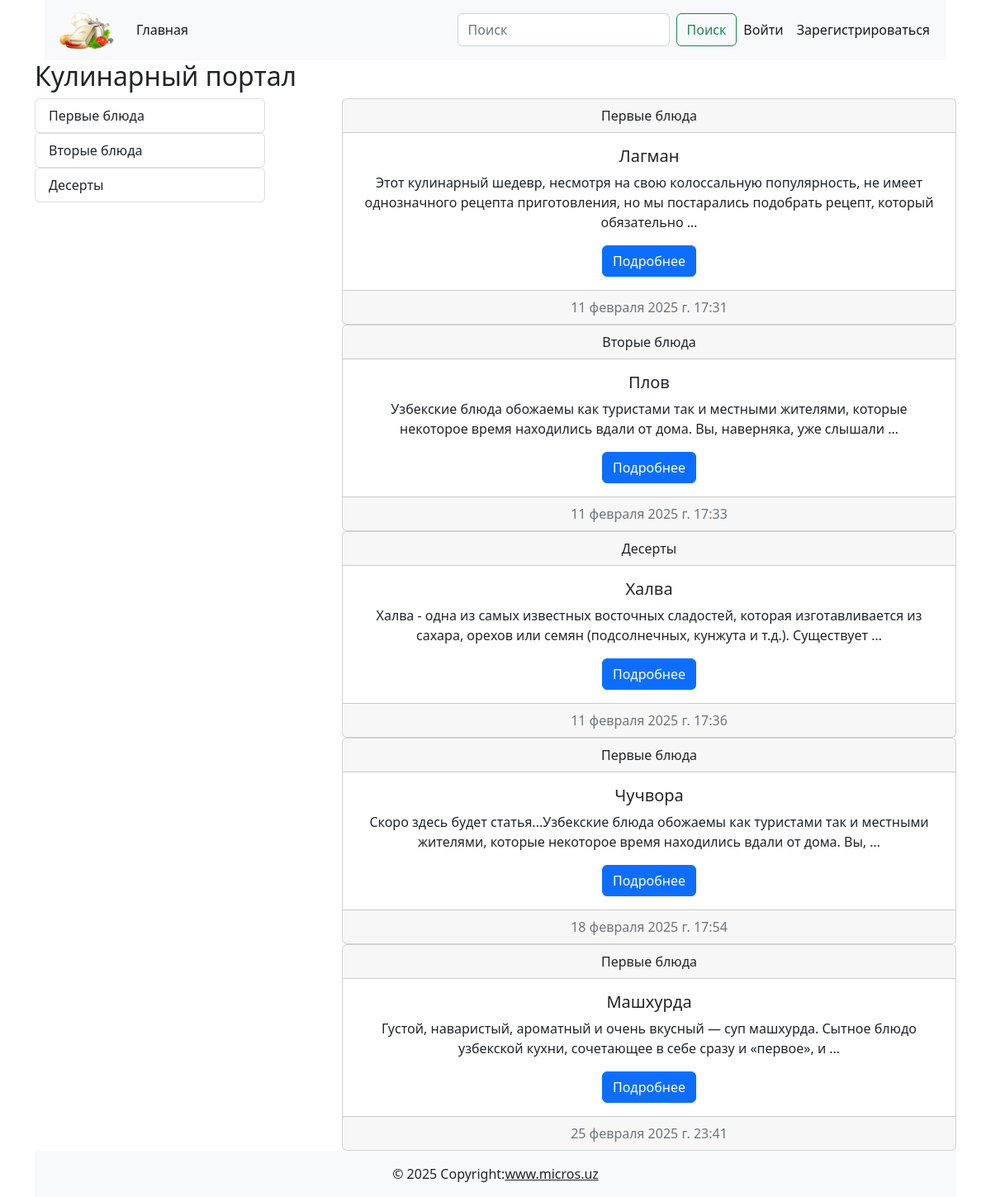
The page / on the database its author committed.
### cooking/models.py (models this page shows)
class Category(models.Model):
    title = models.CharField(max_length=255, verbose_name='Название категории')
    def __str__(self):
        return self.title
    def get_absolute_url(self):
        return reverse('category_list', kwargs={'pk' : self.pk})
    class Meta:
        verbose_name = 'Категория'
        verbose_name_plural = 'Категории'

class Post(models.Model):
    title = models.CharField(max_length=255, verbose_name='Заголовок статьи')
    content = models.TextField(default='Скоро здесь будет статья...', verbose_name='текст статьи')
    created_at = models.DateTimeField(auto_now_add=True, verbose_name='Дата создания')
    update_at = models.DateTimeField(auto_now=True, verbose_name='Дата обновления')
    photo = models.ImageField(upload_to='photos/', blank=True, null=True, verbose_name='Изображения')
    watched = models.IntegerField(default=0, verbose_name='Просмотры')
    is_published = models.BooleanField(default=True, verbose_name='Публикация')
    category = models.ForeignKey(Category, on_delete=models.CASCADE, related_name='posts', verbose_name='Категория')
    author = models.ForeignKey(User, default=None, null=True, blank=True, on_delete=models.CASCADE)
    def __str__(self):
        return self.title
    def get_absolute_url(self):
        return reverse('post_detail', kwargs={'pk' : self.pk})
    class Meta:
        verbose_name = 'Пост'
        verbose_name_plural = 'Посты'

### cooking/views.py (the view)
# urls.py: path('', Index.as_view(), name='index'),
class Index(ListView):
    model = Post
    context_object_name = 'posts'
    template_name = 'cooking/index.html'
    extra_context = {'title' : 'Главная страница'}

### cooking/templatetags/blog_tags.py (called while the page is built)
@register.simple_tag()
def get_all_categories():
    return Category.objects.annotate(cnt=Count('posts', filter=Q(posts__is_published=True))).filter(cnt__gt=0)

### cooking/templates/cooking/index.html
{% extends 'base.html' %}
{% load blog_tags %}
{% block main %}
    <h2>Кулинарный портал</h2>
    <div class="d-flex justify-content-between">
                <div class="col-3">
                    {% get_all_categories as categories %}
                    {% for category in categories%}
                    {% include 'cooking/components/_category_buttons.html' %}
                    {% endfor %}
                </div>
                <div class="col-8">
                    {% for post in posts %}
                    {% include 'cooking/components/_post_list.html' %}
                    {% endfor %}
                </div>
    </div>
{% endblock main %}

### cooking/templates/cooking/components/_category_buttons.html
<div class="list-group">
    <a href="{{ category.get_absolute_url }}" class="list-group-item list-group-item-action">{{ category }}</a>
</div>

### cooking/templates/cooking/components/_post_list.html
<div class="card text-center">
    <div class="card-header">{{ post.category }}</div>
    <div class="card-body"><h5 class="card-title">{{ post }}</h5><p class="card-text">{{ post.content | truncatewords:20 }}</p><a href="{{ post.get_absolute_url }}" class="btn btn-primary">Подробнее</a></div>
    <div class="card-footer text-muted">
        {{ post.created_at }}
    </div>
</div>

### rows shown on the page
Category: title "Первые блюда"
Category: title "Вторые блюда"
Category: title "Десерты"
Post: category "Первые блюда", title "Лагман", content "Этот кулинарный шедевр, несмотря на свою колоссальную популярность, не имеет однозначного рецепта приготовления, но мы постарались подобрать рецепт, который обязательно …", created_at "11 февраля 2025 г. 17:31"
Post: category "Вторые блюда", title "Плов", content "Узбекские блюда обожаемы как туристами так и местными жителями, которые некоторое время находились вдали от дома. Вы, наверняка, уже слышали …", created_at "11 февраля 2025 г. 17:33"
Post: category "Десерты", title "Халва", content "Халва - одна из самых известных восточных сладостей, которая изготавливается из сахара, орехов или семян (подсолнечных, кунжута и т.д.). Существует …", created_at "11 февраля 2025 г. 17:36"
Post: category "Первые блюда", title "Чучвора", content "Скоро здесь будет статья...Узбекские блюда обожаемы как туристами так и местными жителями, которые некоторое время находились вдали от дома. Вы, …", created_at "18 февраля 2025 г. 17:54"
Post: category "Первые блюда", title "Машхурда", content "Густой, наваристый, ароматный и очень вкусный — суп машхурда. Сытное блюдо узбекской кухни, сочетающее в себе сразу и «первое», и …", created_at "25 февраля 2025 г. 23:41"
